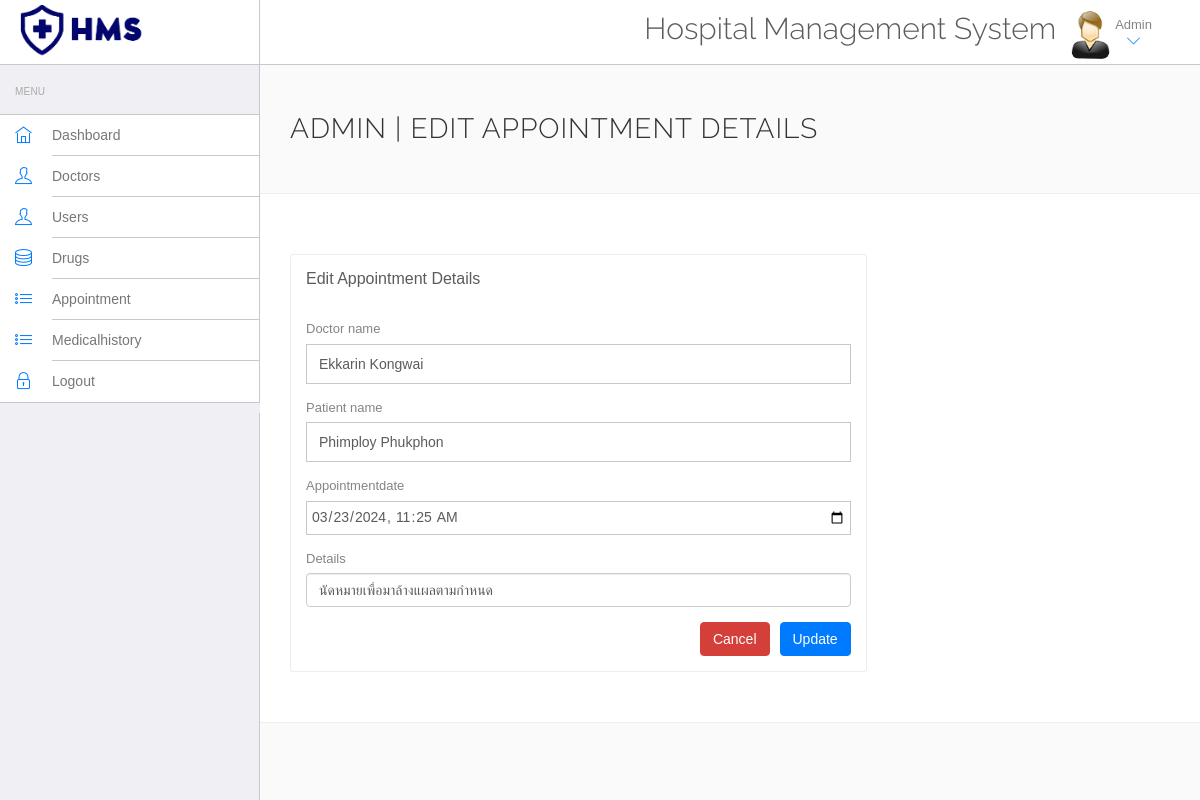
Page /admin/edit-appointment.php?id=1 (signed in) on the committed database.
### tables this page shows
CREATE TABLE `appointment` (
  `id` int NOT NULL,
  `id_doctor` int NOT NULL,
  `id_users` int NOT NULL,
  `appointmentdate` datetime NOT NULL,
  `details` varchar(255) NOT NULL
);

CREATE TABLE `doctors` (
  `id` int NOT NULL,
  `firstname` varchar(50) NOT NULL,
  `lastname` varchar(50) NOT NULL,
  `gender` varchar(20) NOT NULL,
  `specialization` varchar(100) NOT NULL,
  `phoneno` varchar(12) NOT NULL,
  `birthdate` date DEFAULT NULL,
  `address` varchar(255) NOT NULL,
  `email` varchar(100) NOT NULL,
  `password` varchar(255) NOT NULL
);

CREATE TABLE `users` (
  `id` int NOT NULL,
  `firstname` varchar(100) NOT NULL,
  `lastname` varchar(100) NOT NULL,
  `gender` varchar(20) NOT NULL,
  `phonenum` varchar(12) NOT NULL,
  `birthdate` date DEFAULT NULL,
  `address` varchar(100) NOT NULL,
  `congenital` varchar(500) NOT NULL,
  `drugallergy` varchar(500) NOT NULL,
  `email` varchar(50) NOT NULL,
  `password` varchar(255) NOT NULL
);

### admin/edit-appointment.php (the view, shortened to what this page needs)
<!DOCTYPE html>
<html lang="en">
<head>
    <link rel="stylesheet" href="vendor/bootstrap/css/bootstrap.min.css">
    <link rel="stylesheet" href="vendor/fontawesome/css/font-awesome.min.css">
    <link rel="stylesheet" href="vendor/themify-icons/themify-icons.min.css">
    <link href="vendor/animate.css/animate.min.css" rel="stylesheet" media="screen">
    <link href="vendor/perfect-scrollbar/perfect-scrollbar.min.css" rel="stylesheet" media="screen">
    <link href="vendor/switchery/switchery.min.css" rel="stylesheet" media="screen">
    <link href="vendor/bootstrap-touchspin/jquery.bootstrap-touchspin.min.css" rel="stylesheet" media="screen">
    <link href="vendor/select2/select2.min.css" rel="stylesheet" media="screen">
    <link href="vendor/bootstrap-datepicker/bootstrap-datepicker3.standalone.min.css" rel="stylesheet" media="screen">
    <link href="vendor/bootstrap-timepicker/bootstrap-timepicker.min.css" rel="stylesheet" media="screen">
    <link rel="stylesheet" href="assets/css/styles.css">
    <link rel="stylesheet" href="assets/css/plugins.css">
    <link rel="stylesheet" href="assets/css/themes/theme-1.css" id="skin_color" />
</head>
<body>
    <div id="app">
        <?php include('include/sidebar.php');?>
        <div class="app-content">
            <?php include('include/header.php');?>
            <div class="main-content">
                <div class="wrap-content container" id="container">
                    <section id="page-title">
                        <div class="row">
                            <div class="col-sm-8">
                                <h1 class="mainTitle">Admin | Edit Appointment Details</h1>
                            </div>
                        </div>
                    </section>
                    <div class="container-fluid container-fullw bg-white">
                        <div class="row">
                            <div class="col-md-12">
                                <div class="row margin-top-30">
                                    <div class="col-lg-8 col-md-12">
                                        <div class="panel panel-white">
                                            <div class="panel-heading">
                                                <h5 class="panel-title">Edit Appointment Details</h5>
                                            </div>
                                            <div class="panel-body">
                                            <?php
                                                include('../include/config.php');
                                                if(isset($_GET['id'])) {
                                                    $id = $_GET['id'];
                                                    $sql=mysqli_query($conn,"SELECT * FROM appointment WHERE id=".$id);
                                                    $data=mysqli_fetch_array($sql);
                                            ?>
                                                <form role="form" name="adddoc" method="post" onSubmit="return valid();">
                                                    <div class="form-group">
                                                        <label for="id_doctor">Doctor name</label>
                                                        <select name="id_doctor" id="id_doctor" required class="form-control" style="height: 40px;">
                                                            <?php $sql = mysqli_query($conn,"SELECT * FROM doctors");
                                                            while($row = mysqli_fetch_assoc($sql)) {
                                                            ?>
                                                            <option value="<?php echo $row['id'];?>"
                                                                <?php if($row['id'] == $data['id_doctor']) { echo 'selected';} ?>>
                                                                <?php echo $row['firstname'];?>
                                                                <?php echo $row['lastname'];?>
                                                            </option>
                                                            <?php } ?>
                                                        </select>
                                                    </div>
                                                    <div class="form-group">
                                                        <label for="id_users">Patient name</label>
                                                        <select name="id_users" id="id_users" required class="form-control" style="height: 40px;">
                                                            <?php $sql = mysqli_query($conn,"SELECT * FROM users");
                                                            while($row = mysqli_fetch_assoc($sql)) {
                                                            ?>
                                                            <option value="<?php echo $row['id'];?>"
                                                                <?php if($row['id'] == $data['id_users']) { echo 'selected';} ?>>
                                                                <?php echo $row['firstname'];?>
                                                                <?php echo $row['lastname'];?>
                                                            </option>
                                                            <?php } ?>
                                                        </select>
                                                    </div>
                                                    <div class="form-group">
                                                        <label for="appointmentdate">Appointmentdate</label>
                                                        <input type="datetime-local" name="appointmentdate" class="form-control"
                                                            value="<?php echo htmlentities($data['appointmentdate']);?>" required>
                                                    </div>
                                                    <div class="form-group">
                                                        <label for="details">Details</label>
                                                        <input type="details" name="details" class="form-control"
                                                            value="<?php echo htmlentities($data['details']);?>" required>
                                                    </div>
                                                    <button type="submit" name="submit" class="btn btn-primary" style="float: right;">Update</button>
                                                    <a href="manage-appointment.php" class="btn btn-danger" style="float: right; margin-right: 10px;">Cancel</a>
                                                </form>
                                                <?php } ?>
                                            </div>
                                        </div>
                                    </div>
                                </div>
                            </div>
                        </div>
                    </div>
                </div>
            </div>
        </div>
    </div>
</body>
</html>

### admin/assets/css/themes/theme-1.css (style rules this page uses)
body { background: #FAFAFA; }

### rows in the picture
appointment: id_doctor "Ekkarin Kongwai", id_users "Phimploy Phukphon", appointmentdate "03/23/2024 11:25", details "นัดหมายเพื่อมาล้างแผลตามกำหนด"
